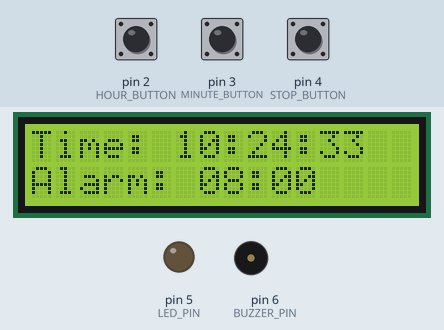
The sketch below on a simulated Arduino Uno, built with avr-gcc and run on an emulated ATmega328P. Parts: 16×2 character LCD, output pins drawn as LEDs (lit = HIGH), buzzer (waves = sounding, pin HIGH). The test bench sets the inputs (shaded band); at power-on: pin 2 (HOUR_BUTTON) HIGH, pin 3 (MINUTE_BUTTON) HIGH, pin 4 (STOP_BUTTON) HIGH. The local clock reads 2024-03-15 10:24:30 at power-on unless the sketch sets it; what the sketch prints to the serial monitor is not drawn.

Above: at 3.2 s.
3.3 s: pin 2 (HOUR_BUTTON) pulled LOW for 0.65 s
At 4.7 s:
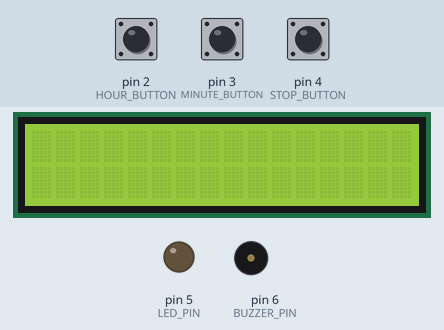
6.3 s: pin 3 (MINUTE_BUTTON) pulled LOW for 0.65 s
At 6.8 s:
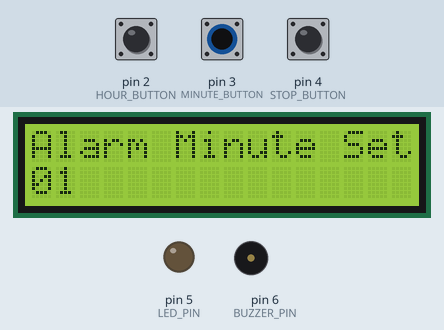
8.4 s: pin 2 (HOUR_BUTTON) pulled LOW for 1 s
At 9.0 s:
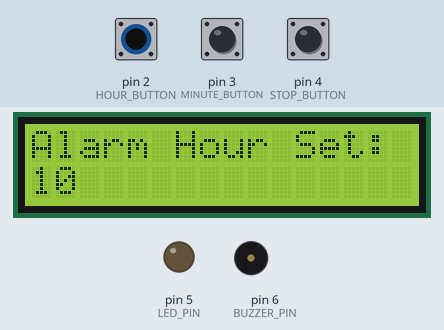
10.9 s: pin 3 (MINUTE_BUTTON) pulled LOW for 1 s
At 13.1 s:
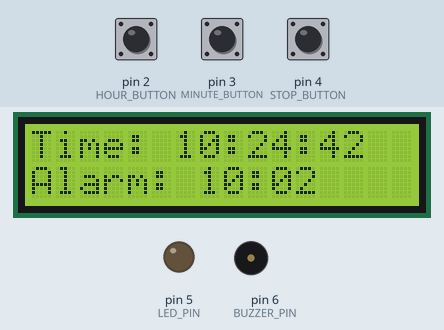
Timing chart, 0 to 14.4 s (numbered marks = the images above; inputs shaded):
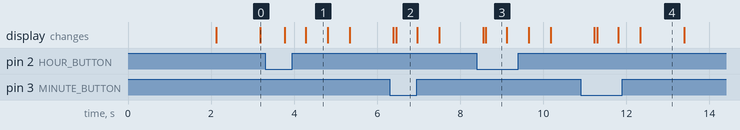

Measured:
- after the input at 3.3 s, the display: first changes after 0.48 s (image 1 shows a later state)
- after the input at 6.3 s, the display: first differs from a run without the input after 0.16 s (image 2)
- after the input at 8.4 s, the display: first differs from a run without the input after 0.22 s (image 3)
- after the input at 10.9 s, the display: first differs from a run without the input after 0.41 s (image 4 shows a later state)
- what the display in image 1 shows lasts 0.5 s, from 4.3 s to 4.8 s
- what the display in image 4 shows lasts 1.1 s, from 12.3 s to 13.4 s

The sketch:

medicine_reminder.ino
```cpp
// PIN CONNECTIONS:
// A4 (SDA) -> RTC SDA & LCD SDA
// A5 (SCL) -> RTC SCL & LCD SCL
// D2       -> Hour Button (set alarm hour)
// D3       -> Minute Button (set alarm minute)
// D4       -> Stop Button (dismiss alarm)
// D5       -> LED (visual alert)
// D6       -> Buzzer (audio alert)

// REQUIRED LIBRARIES (Install via Library Manager):
// 1. RTClib by Adafruit
// 2. LiquidCrystal_I2C by Frank de Brabander

#include <Wire.h>
#include <RTClib.h>
#include <LiquidCrystal_I2C.h>

#define LCD_ADDRESS 0x27
#define LCD_COLS 16
#define LCD_ROWS 2

#define HOUR_BUTTON 2
#define MINUTE_BUTTON 3
#define STOP_BUTTON 4
#define LED_PIN 5
#define BUZZER_PIN 6

#define DEFAULT_HOUR 8
#define DEFAULT_MINUTE 0
#define DEBOUNCE_DELAY 50

LiquidCrystal_I2C lcd(LCD_ADDRESS, LCD_COLS, LCD_ROWS);
RTC_DS3231 rtc;

int alarmHour = DEFAULT_HOUR;
int alarmMinute = DEFAULT_MINUTE;
bool alarmTriggered = false;

bool lastHourState = HIGH;
bool lastMinuteState = HIGH;
bool lastStopState = HIGH;

void setup() {
  Serial.begin(9600);

  pinMode(HOUR_BUTTON, INPUT_PULLUP);
  pinMode(MINUTE_BUTTON, INPUT_PULLUP);
  pinMode(STOP_BUTTON, INPUT_PULLUP);
  pinMode(LED_PIN, OUTPUT);
  pinMode(BUZZER_PIN, OUTPUT);

  digitalWrite(LED_PIN, LOW);
  digitalWrite(BUZZER_PIN, LOW);

  lcd.init();
  lcd.backlight();
  lcd.clear();

  if (!rtc.begin()) {
    lcd.print("RTC ERROR!");
    lcd.setCursor(0, 1);
    lcd.print("Check Wiring");
    while (1);
  }

  if (rtc.lostPower()) {
    rtc.adjust(DateTime(F(__DATE__), F(__TIME__)));
  }

  lcd.setCursor(0, 0);
  lcd.print("Smart Medicine");
  lcd.setCursor(0, 1);
  lcd.print("Reminder System");
  delay(2000);
  lcd.clear();

  Serial.println("Smart Medicine Reminder System Ready!");
  Serial.print("Alarm set to: ");
  Serial.print(alarmHour);
  Serial.print(":");
  Serial.println(alarmMinute);
}

void loop() {
  DateTime now = rtc.now();
  int currentHour = now.hour();
  int currentMinute = now.minute();
  int currentSecond = now.second();

  lcd.setCursor(0, 0);
  lcd.print("Time: ");
  printTwoDigits(currentHour);
  lcd.print(":");
  printTwoDigits(currentMinute);
  lcd.print(":");
  printTwoDigits(currentSecond);

  lcd.setCursor(0, 1);
  lcd.print("Alarm: ");
  printTwoDigits(alarmHour);
  lcd.print(":");
  printTwoDigits(alarmMinute);

  if (!alarmTriggered && currentHour == alarmHour && currentMinute == alarmMinute) {
    Serial.println("ALARM TRIGGERED! Medicine time!");
    triggerAlarm();
  }

  readButtons();
  delay(500);
}

void printTwoDigits(int number) {
  if (number < 10) {
    lcd.print("0");
  }
  lcd.print(number);
}

void triggerAlarm() {
  alarmTriggered = true;
  lcd.clear();
  lcd.setCursor(0, 0);
  lcd.print("  MEDICINE");
  lcd.setCursor(0, 1);
  lcd.print("  TIME!  STOP");

  unsigned long lastToggleTime = 0;
  bool state = false;

  while (alarmTriggered) {
    unsigned long currentMillis = millis();

    if (currentMillis - lastToggleTime >= 300) {
      lastToggleTime = currentMillis;
      state = !state;
      digitalWrite(LED_PIN, state ? HIGH : LOW);
      digitalWrite(BUZZER_PIN, state ? HIGH : LOW);
    }

    if (digitalRead(STOP_BUTTON) == LOW) {
      delay(DEBOUNCE_DELAY);
      if (digitalRead(STOP_BUTTON) == LOW) {
        stopAlarm();
        break;
      }
    }
  }
}

void stopAlarm() {
  alarmTriggered = false;
  digitalWrite(LED_PIN, LOW);
  digitalWrite(BUZZER_PIN, LOW);

  lcd.clear();
  lcd.setCursor(0, 0);
  lcd.print("  Medicine");
  lcd.setCursor(0, 1);
  lcd.print("  Taken!  ");

  Serial.println("Alarm stopped - Medicine taken");
  delay(2000);
  lcd.clear();
}

void readButtons() {
  bool hourState = digitalRead(HOUR_BUTTON);
  bool minuteState = digitalRead(MINUTE_BUTTON);
  bool stopState = digitalRead(STOP_BUTTON);

  if (hourState == LOW && lastHourState == HIGH && !alarmTriggered) {
    delay(DEBOUNCE_DELAY);
    if (digitalRead(HOUR_BUTTON) == LOW) {
      alarmHour = (alarmHour + 1) % 24;
      showAlarmSetMessage("Hour", alarmHour);
      Serial.print("Alarm Hour set to: ");
      Serial.println(alarmHour);
    }
  }
  lastHourState = hourState;

  if (minuteState == LOW && lastMinuteState == HIGH && !alarmTriggered) {
    delay(DEBOUNCE_DELAY);
    if (digitalRead(MINUTE_BUTTON) == LOW) {
      alarmMinute = (alarmMinute + 1) % 60;
      showAlarmSetMessage("Minute", alarmMinute);
      Serial.print("Alarm Minute set to: ");
      Serial.println(alarmMinute);
    }
  }
  lastMinuteState = minuteState;

  if (stopState == LOW && lastStopState == HIGH && alarmTriggered) {
    delay(DEBOUNCE_DELAY);
    if (digitalRead(STOP_BUTTON) == LOW) {
      stopAlarm();
    }
  }
  lastStopState = stopState;
}

void showAlarmSetMessage(String type, int value) {
  lcd.clear();
  lcd.setCursor(0, 0);
  lcd.print("Alarm ");
  lcd.print(type);
  lcd.print(" Set:");
  lcd.setCursor(0, 1);
  if (value < 10) lcd.print("0");
  lcd.print(value);
  delay(500);
  lcd.clear();
}
```
